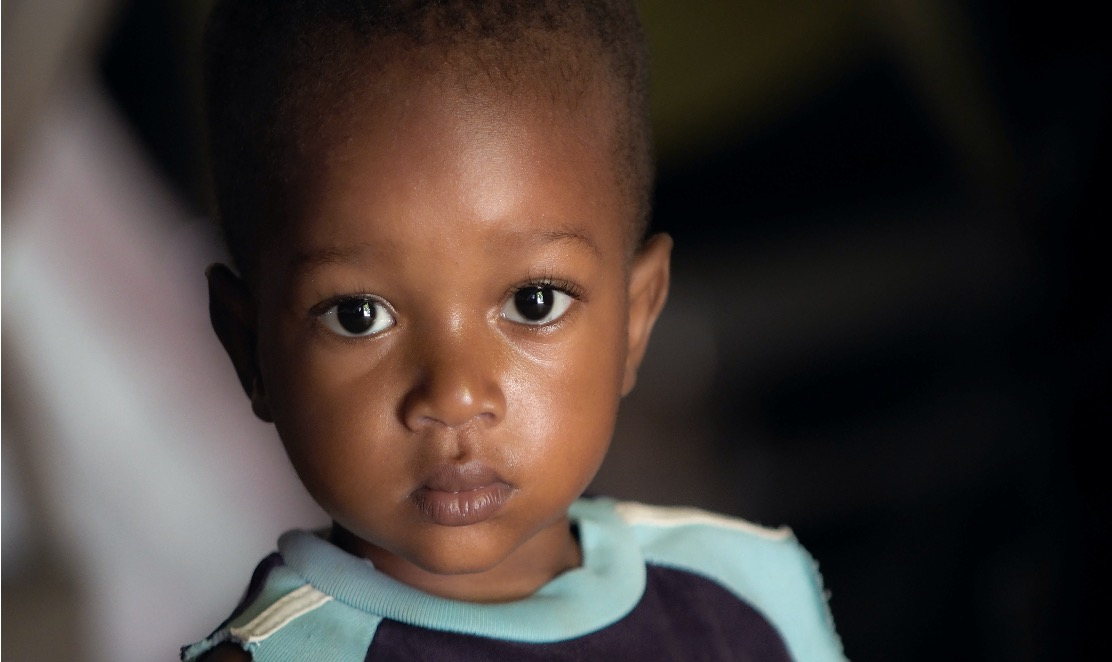
#> input picture images/face11.jpg, 1112 x 662 px, found by its file name
$ python exercise_1.py
#> lines starting #> are read from the running program, lines starting #| are printed output that depends on the picture
import math
import cv2
import numpy as np
import matplotlib.pyplot as plt

"""
    @TITLE
        Human Perception
    @RECOURCES:
        - (code) Lab 4
        - (theory) https://universe.bits-pilani.ac.in/uploads/JNKDUBAI/ImageProcessing7-FrequencyFiltering.pdf
        - (theory) https://www.mapleprimes.com/maplesoftblog/209594-Hybrid-Images-Visual-Perception-And-Distance-
        - (theory) https://en.wikipedia.org/wiki/Hybrid_image
"""

def ideal_lpf(d0, n1, n2):
    # Use math.floor to ensure fit for even & uneven dimensions
    k1,k2 = np.meshgrid(np.arange(-round(n2/2)+1, math.floor(n2/2)+1), np.arange(-round(n1/2)+1, math.floor(n1/2)+1))
    d = np.sqrt(k1**2 + k2**2)
    h = np.zeros((n1,n2))
    h[d < d0] = 1
    return h
def ideal_hpf(d0,n1,n2):
    # Use math.floor to ensure fit for even & uneven dimensions
    k1,k2 = np.meshgrid(np.arange(-round(n2/2)+1, math.floor(n2/2)+1), np.arange(-round(n1/2)+1, math.floor(n1/2)+1))
    d = np.sqrt(k1**2 + k2**2)
    h = np.zeros((n1,n2))
    h[d > d0] = 1
    return h
def apply_filter(img,filter_mask):
    f = np.fft.fftshift(np.fft.fft2(img))
    f1 = f * filter_mask
    x1 = np.fft.ifft2(np.fft.ifftshift(f1))
    return x1

# ===================================
#   1.1 Apply filters images and
#       combine filtered images
#       in spatial and freq domain

# load images
img_1 = cv2.imread("images/face11.jpg",0)
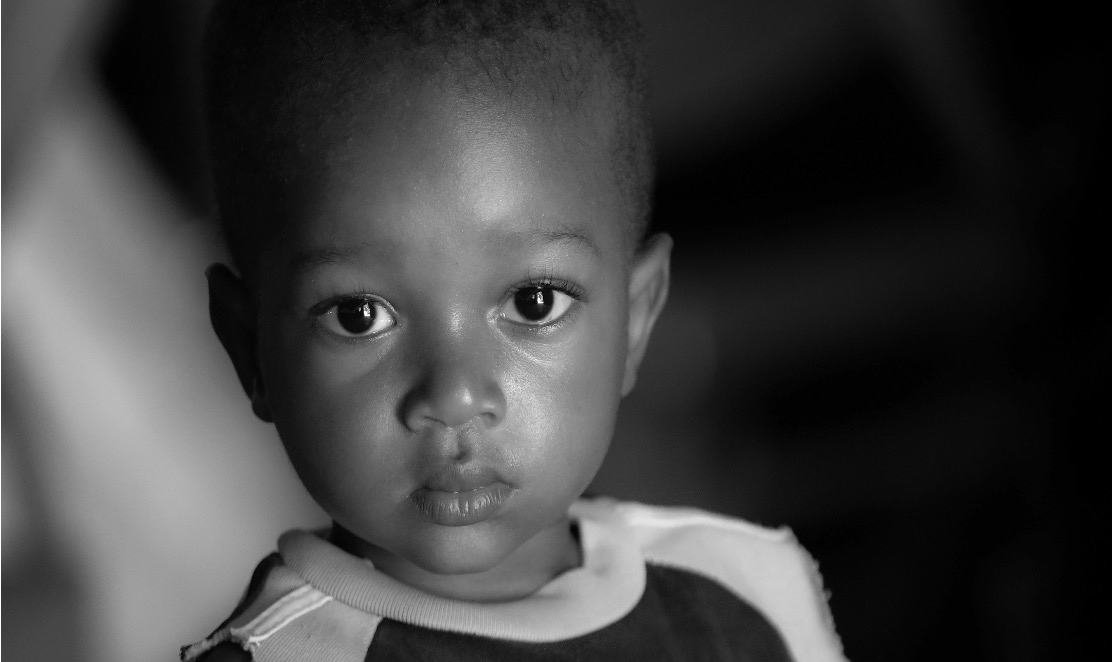
#> img_1: shape (662, 1112); min 0, max 255, mean 62.7
img_2 = cv2.imread("images/face12.jpg",0)
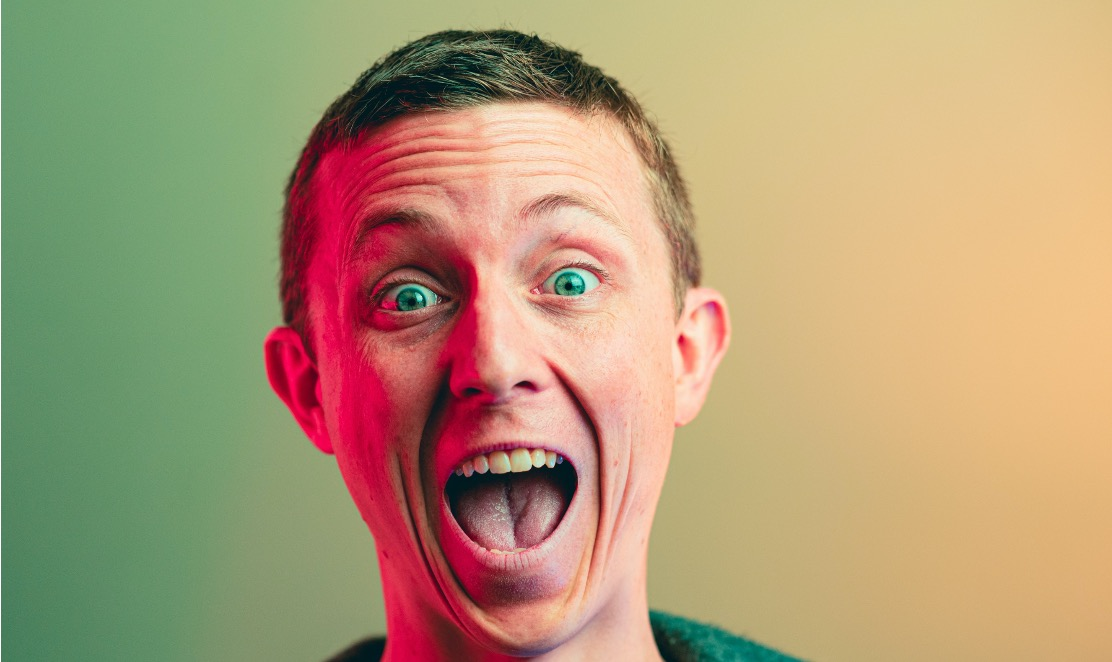
#> input picture images/face12.jpg, 1112 x 662 px, found by its file name
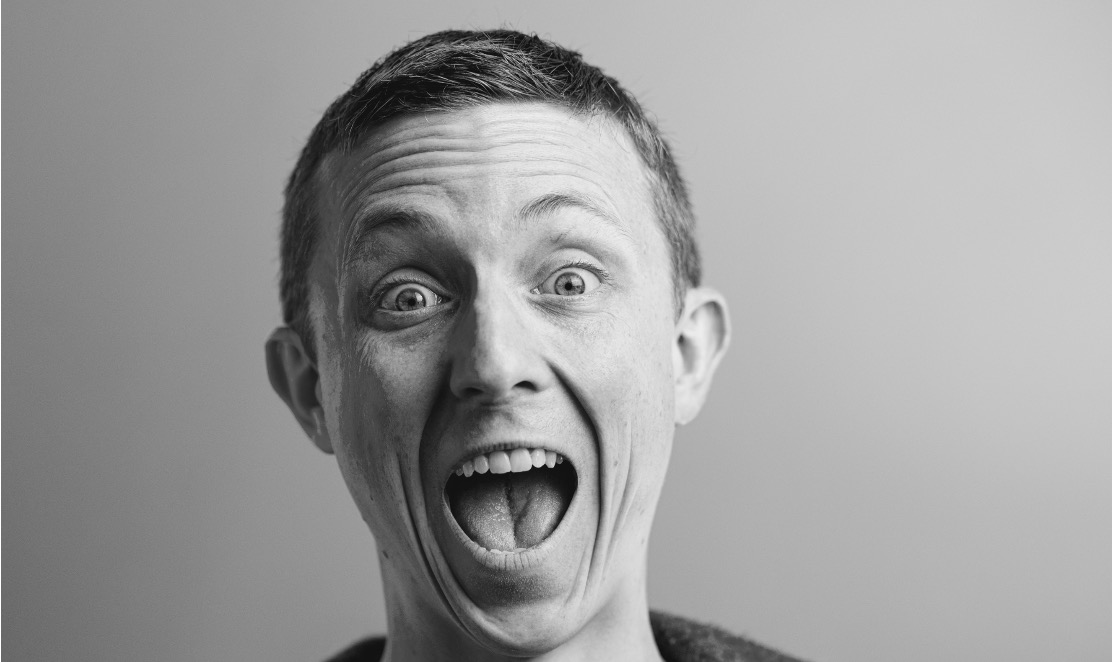
#> img_2: shape (662, 1112); min 9, max 255, mean 156.5

# define our hpf and lpf transfer functions/masks
h1 = ideal_lpf(20,img_1.shape[0],img_1.shape[1])
h2 = ideal_hpf(20,img_2.shape[0],img_2.shape[1])

# bring images into frequency domain
f1 = np.fft.fftshift(np.fft.fft2(img_1))
f2 = np.fft.fftshift(np.fft.fft2(img_2))

# multiply with transfer funtions
f1_filtered = f1 * h1
f2_filtered = f2 * h2

# add in frequency domain (explain)
f_merged = f1_filtered + f2_filtered

# bring back into spatial domain using inverse fast fourier transform
img_fused_freqdomain = np.fft.ifft2(np.fft.ifftshift(f_merged))

# bring both individually into spatial
img_1_filtered = np.fft.ifft2(np.fft.ifftshift(f1_filtered))
img_2_filtered = np.fft.ifft2(np.fft.ifftshift(f2_filtered))

# add images in spatial domain
img_fused_spatial = abs(img_1_filtered)/255 + abs(img_2_filtered)/255
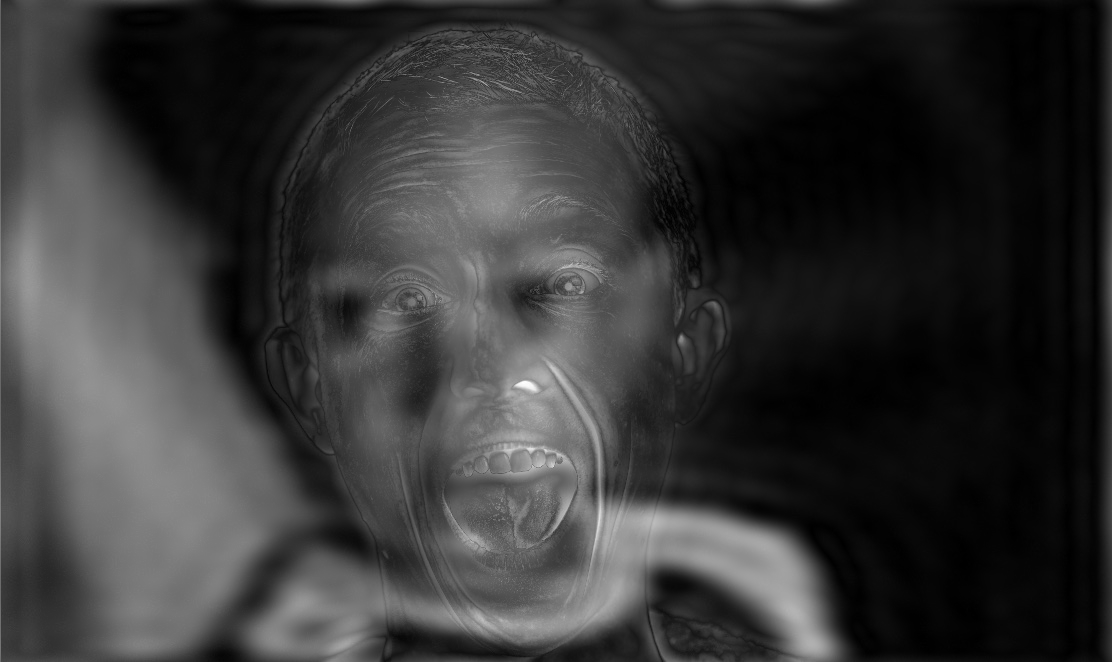
#> img_fused_spatial: shape (662, 1112) float64; min 0.00146, max 1.31, mean 0.279; drawn with min black and max white

# original images
fig = plt.figure(figsize=(10,8))
ax1 = fig.add_subplot(1,2,1)
ax1.imshow(img_1,cmap="gray")
ax1.set_title("Image 1 (Spatial)")
ax2 = fig.add_subplot(1,2,2)
ax2.imshow(img_2, cmap="gray")
ax2.set_title("Image 2 (Spatial)")
plt.show()

# filterd images spatial domain
fig = plt.figure(figsize=(10,8))
ax1 = fig.add_subplot(1,2,1)
ax1.imshow(abs(img_1_filtered)/255,cmap="gray")
ax1.set_title("Image 1 LPF (Spatial)")
ax2 = fig.add_subplot(1,2,2)
ax2.imshow(abs(img_2_filtered)/255, cmap="gray")
ax2.set_title("Image 2 HPF (Spatial)")
plt.show()
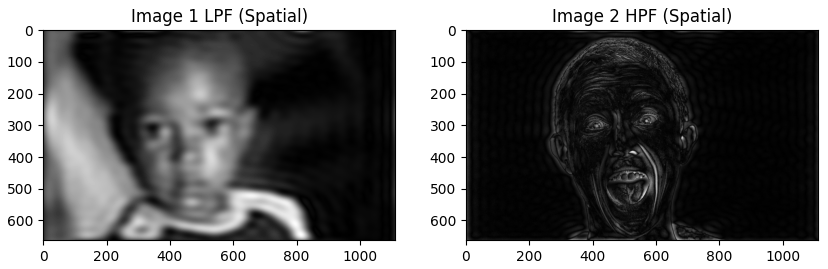
#> figure drawn by matplotlib, 2 panels

# fused images
fig = plt.figure(figsize=(10,8))
ax1 = fig.add_subplot(1,2,1)
ax1.imshow(abs(img_fused_freqdomain)/255, cmap="gray")
ax1.set_title("Hybrid Image (Frequency Domain)")
ax2 = fig.add_subplot(1,2,2)
ax2.imshow(img_fused_spatial, cmap="gray")
ax2.set_title("Hybrid Image (Spatial Domain)")
plt.show()
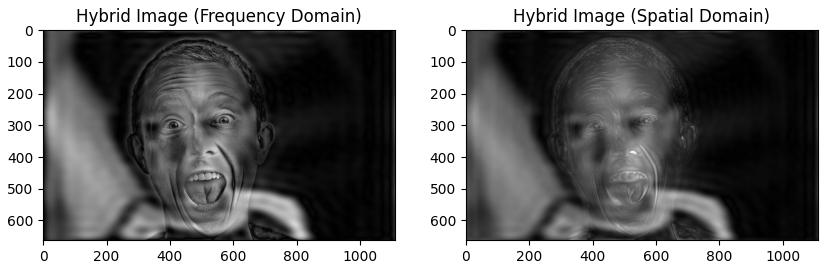
#> figure drawn by matplotlib, 2 panels
